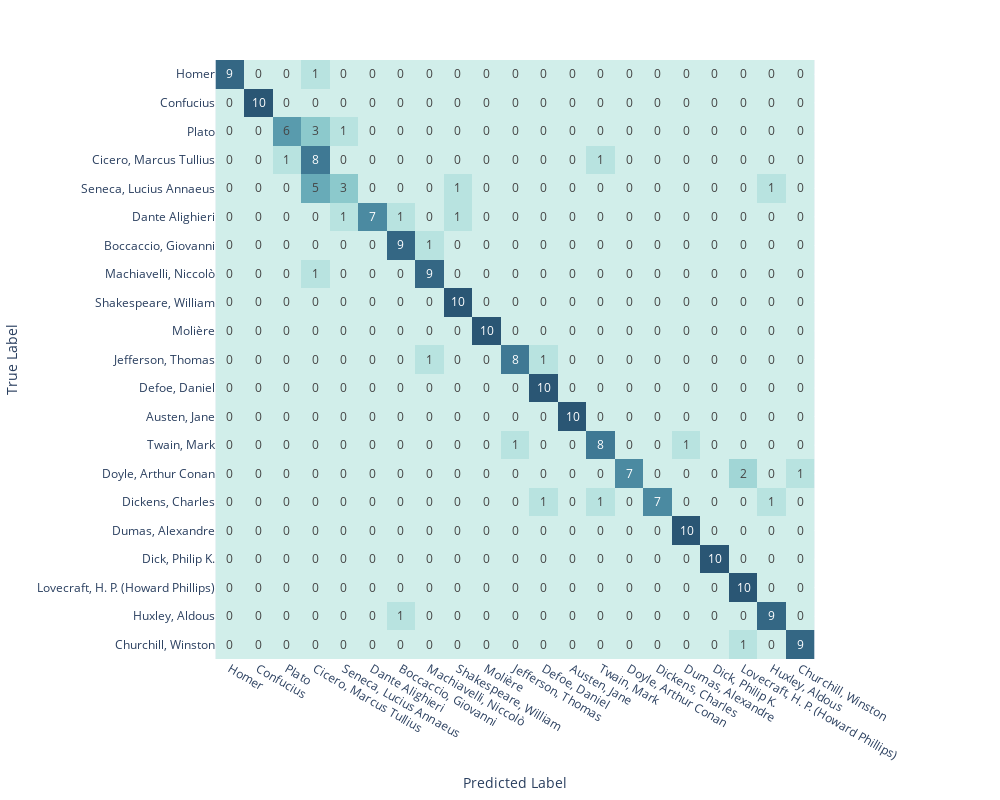

The notebook cell this image was saved under:
### Code cell
fig = px.imshow(confusion_matrix(y_test, results.predictions.argmax(axis=1)),
                width=1000,
                height=800,
                text_auto=True,
                labels=dict(x='Predicted Label',
                            y='True Label'),
                            x=select_authors,
                            y=select_authors,
                            color_continuous_scale='Teal'
                            )

fig.update(layout_coloraxis_showscale=False)

fig.show()

### Figure 1 — Plotly figure (JSON) as saved in the notebook; plotly's stock layout.template omitted (floating-point values rounded to 4 significant figures; data arrays with more than 128 entries replaced by an {"elided": "..."} marker saying what was removed)
{"data": [{"coloraxis": "coloraxis", "hovertemplate": "Predicted Label: %{x}<br>True Label: %{y}<br>color: %{z}<extra></extra>", "name": "0", "texttemplate": "%{z}", "type": "heatmap", "x": ["Homer", "Confucius", "Plato", "Cicero, Marcus Tullius", "Seneca, Lucius Annaeus", "Dante Alighieri", "Boccaccio, Giovanni", "Machiavelli, Niccolò", "Shakespeare, William", "Molière", "Jefferson, Thomas", "Defoe, Daniel", "Austen, Jane", "Twain, Mark", "Doyle, Arthur Conan", "Dickens, Charles", "Dumas, Alexandre", "Dick, Philip K.", "Lovecraft, H. P. (Howard Phillips)", "Huxley, Aldous", "Churchill, Winston"], "xaxis": "x", "y": ["Homer", "Confucius", "Plato", "Cicero, Marcus Tullius", "Seneca, Lucius Annaeus", "Dante Alighieri", "Boccaccio, Giovanni", "Machiavelli, Niccolò", "Shakespeare, William", "Molière", "Jefferson, Thomas", "Defoe, Daniel", "Austen, Jane", "Twain, Mark", "Doyle, Arthur Conan", "Dickens, Charles", "Dumas, Alexandre", "Dick, Philip K.", "Lovecraft, H. P. (Howard Phillips)", "Huxley, Aldous", "Churchill, Winston"], "yaxis": "y", "z": {"elided": "21x21 int values"}}], "layout": {"coloraxis": {"colorscale": [[0, "rgb(209, 238, 234)"], [0.1667, "rgb(168, 219, 217)"], [0.3333, "rgb(133, 196, 201)"], [0.5, "rgb(104, 171, 184)"], [0.6667, "rgb(79, 144, 166)"], [0.8333, "rgb(59, 115, 143)"], [1, "rgb(42, 86, 116)"]], "showscale": false}, "height": 800, "margin": {"t": 60}, "width": 1000, "xaxis": {"anchor": "y", "constrain": "domain", "domain": [0, 1], "scaleanchor": "y", "title": {"text": "Predicted Label"}}, "yaxis": {"anchor": "x", "autorange": "reversed", "constrain": "domain", "domain": [0, 1], "title": {"text": "True Label"}}}}
